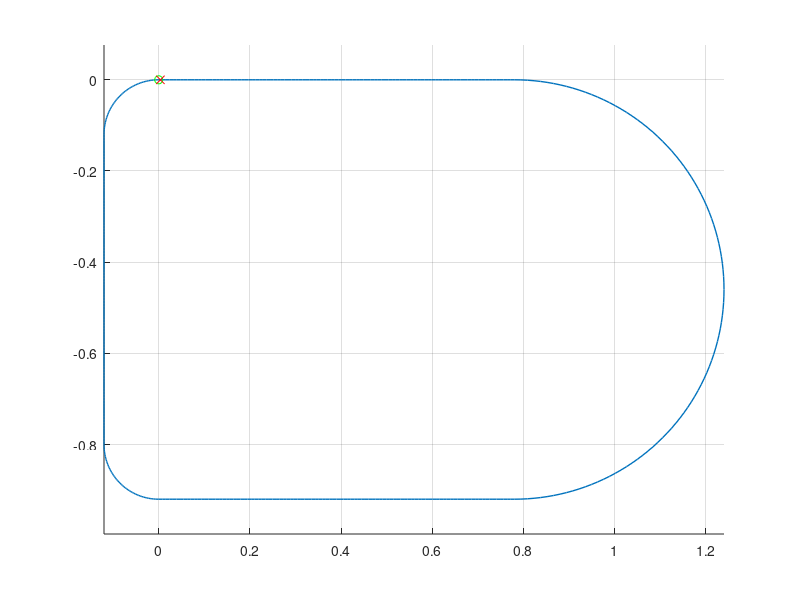

The MATLAB source for this figure: (Note: this script raises an error after producing the figure.)
%% Line Follower Trajectory
step_size = 0.01;
s = 0:step_size:1-step_size;

x_1 = linspace(0,0.78,length(s));
y_1 = transpose(zeros(length(s),1));

th = 0:pi/100:2*pi;
x_2 = 0.46 * cos(th) + 0.78;
y_2 = 0.46 * sin(th) + -0.46;
x_2_1 = flip(x_2(1:end/4));
y_2_1 = flip(y_2(1:end/4));
x_2_2 = flip(x_2(round(3*end/4):end));
y_2_2 = flip(y_2(round(3*end/4):end));
x_2_2 = x_2_2(2:end);
y_2_2 = y_2_2(2:end);

x_3 = flip(linspace(0,0.78,length(s)+1));
x_3 = x_3(2:end);
y_3 = transpose(ones(length(s)+1,1) * (-0.92));
y_3 = y_3(2:end);

th = 0:pi/100:2*pi;
x_4 = 0.12 * cos(th) + 0;
y_4 = 0.12 * sin(th) - 0.80;
x_4_1 = flip(x_4(round(2*end/4):round(3*end/4)-1));
y_4_1 = flip(y_4(round(2*end/4):round(3*end/4)-1)); 

x_5 = transpose(ones(length(s),1) * (-0.12));
x_5 = x_5(2:end);
y_5 = linspace(-0.8,-0.12,length(s));
y_5 = y_5(2:end);

th = 0:pi/100:2*pi;
x_6 = 0.12 * cos(th) + 0;
y_6 = 0.12 * sin(th) - 0.12;
x_6_1 = flip(x_6(round(end/4):round(2*end/4)));
y_6_1 = flip(y_6(round(end/4):round(2*end/4))); 

x = [x_1, x_2_1, x_2_2, x_3, x_4_1, x_5, x_6_1];
y = [y_1, y_2_1, y_2_2, y_3, y_4_1, y_5, y_6_1];

figure
hold all
plot(x,y,'LineWidth',1)
plot(x(1), y(1), 'go');
plot(x(end), y(end), 'rx');
hold off
grid on
axis equal

s = 0:step_size:5; % to modify
s = transpose(s); x = transpose(x); y = transpose(y);

% Trajectory generation
filenamePlot = '../figure/Line_Follower_Before_After_Timing_Law.pdf';
[t,x_dot,y_dot,x_dot_dot,y_dot_dot,theta,v_d,w_d] = trajectory_generation(unicycle,s,x,y,filenamePlot);
    
figure
title(theta)
plot(rad2deg(theta))

% Data for Simulink
[x_sim,y_sim,x_dot_sim,y_dot_sim,x_dot_dot_sim,y_dot_dot_sim,theta_sim] = data_simulink(t,x,y,x_dot,y_dot,x_dot_dot,y_dot_dot,theta);

Ts = t(2);